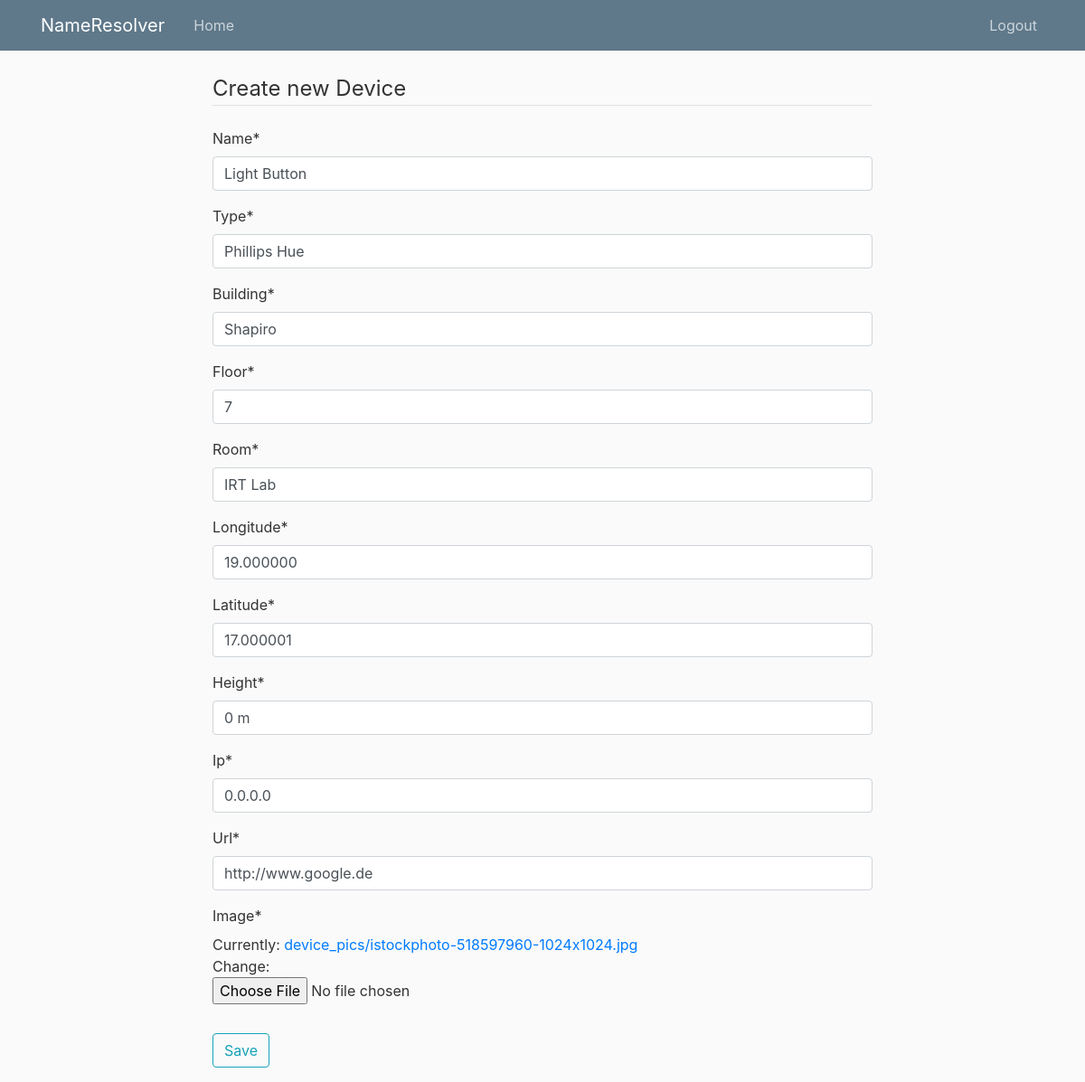
Screenshot of /table/2/update (signed in) with the database file from the repository.
### site_plan/models.py (models this page shows, shortened)
class map(models.Model):
    name = models.CharField(max_length=100, default = 'unnamed' )
    type = models.CharField(max_length=100, default = 'no type')
    building = models.CharField(max_length=200, default = 'Shapiro')
    floor = models.CharField(max_length = 2,default = '0')
    room = models.CharField(max_length=20, default = '0')
    longitude = models.DecimalField(max_digits=9, decimal_places=6, default= '0')
    latitude = models.DecimalField(max_digits=9, decimal_places=6, default = '0')
    height = models.CharField(max_length=4, default='0 m')
    ip = models.GenericIPAddressField(protocol='both', unpack_ipv4=False, default = '0.0.0.0')
    url = models.URLField(max_length=200, default = 'https://www.ipIoTDevice.com/')
    date_added = models.DateTimeField(default=timezone.now)
    author = models.ForeignKey(User, on_delete=models.CASCADE)
    image = models.ImageField(default='default.jpg', upload_to='device_pics')

### site_plan/views.py (the view, shortened to what this page needs)
# urls.py: path('table/<int:pk>/update', DeviceUpdateView.as_view(), name='device-update'),
class DeviceUpdateView(LoginRequiredMixin,UserPassesTestMixin, UpdateView):
    model = map
    fields = ['name', 'type', 'building', 'floor', 'room', 'longitude', 'latitude', 'height', 'ip','url', 'image']
    template_name = 'siteplan/registerDevice.html'
    def test_func(self):
        device = self.get_object()
        if self.request.user == device.author:
            return True
        return False

### site_plan/templates/siteplan/registerDevice.html (shortened to what this page needs)
{% extends "siteplan/base.html" %}
{%load crispy_forms_tags%}
{%block content%}
<div class="row">
	<div class= "col-lg-2"></div>
	<div class = "col-lg-8">
		<div class ="content-section">
			<form method="POST" enctype="multipart/form-data">
				<fieldset class="form-group">
					<legend class="border-bottom mb-4">Create new Device</legend>
					{{ form |crispy }}
				</fieldset>
				<div class="form-group">
					<button class="btn btn-outline-info" type="submit">Save</button>
				</div>
			</form>
		</div>
	</div>
	<div class="col-lg-2"></div>
</div>
{%endblock content%}

### site_plan/static/siteplan/main.css (style rules this page uses)
body { background: #fafafa; color: #333333; margin-top: 5rem; }

### rows the page displays
map: name "Light Button", type "Phillips Hue", building "Shapiro", floor "7", room "IRT Lab", longitude "19.000000", latitude "17.000001", height "0 m", ip "0.0.0.0", url "http://www.google.de"
